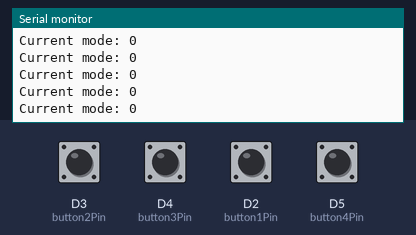
Recording of a sketch running on a simulated ESP8266 (NodeMCU). Parts: the last lines printed to the serial monitor. The test bench sets the inputs (shaded band); at power-on: D2 (button1Pin), D3 (button2Pin), D4 (button3Pin), D5 (button4Pin) HIGH.

Above: at 1.2 s.
1.3 s: D3 (button2Pin) pulled LOW for 0.15 s
At 1.31 s:
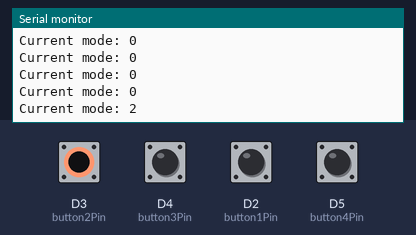
2.9 s: D4 (button3Pin) pulled LOW for 0.15 s
At 2.91 s:
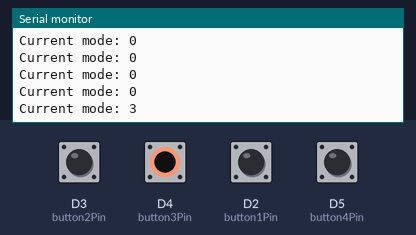
4.5 s: D2 (button1Pin) pulled LOW for 0.15 s
At 4.51 s:
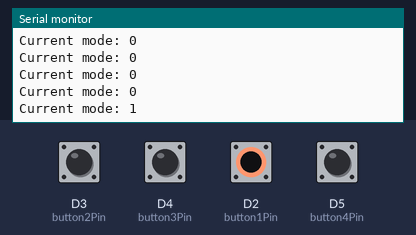
6.1 s: D5 (button4Pin) pulled LOW for 0.15 s
At 6.11 s:
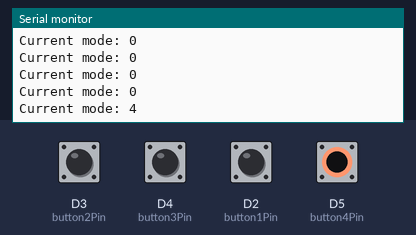
Timing chart, 0 to 8.7 s (numbered marks = the images above; inputs shaded):
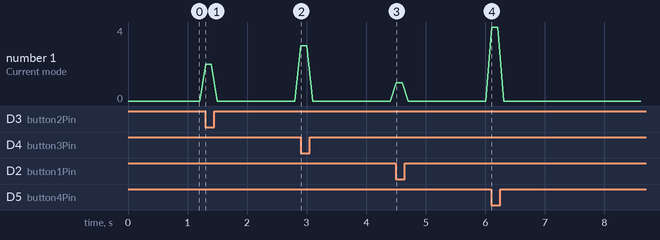

The sketch:

pureSwitchTest.ino
```cpp
const int button1Pin = D2;
const int button2Pin = D3;
const int button3Pin = D4;
const int button4Pin = D5;

uint8_t mode = 0;  // Variable to track mode

void setup() {
  Serial.begin(9600);

  pinMode(button1Pin, INPUT_PULLUP);
  pinMode(button2Pin, INPUT_PULLUP);
  pinMode(button3Pin, INPUT_PULLUP);
  pinMode(button4Pin, INPUT_PULLUP);
}

void loop() {
  // if (digitalRead(button1Pin) == LOW) {
  //   mode = 1;
  // } else if (digitalRead(button2Pin) == LOW) {
  //   mode = 2;
  // } else if (digitalRead(button3Pin) == LOW) {
  //   mode = 3;
  // }else if (digitalRead(button4Pin) == LOW){
  //   mode = 4;
  // }

  mode = ModeDetection();
  // Just for debugging
  Serial.print("Current mode: ");
  Serial.println(mode);

  delay(100); // simple debounce
}

uint8_t ModeDetection()
{
  uint8_t mode = 0;  // Variable to track mode
  if (digitalRead(button1Pin) == LOW) {
    return mode = 1;
  } else if (digitalRead(button2Pin) == LOW) {
    return mode = 2;
  } else if (digitalRead(button3Pin) == LOW) {
    return mode = 3;
  }else if (digitalRead(button4Pin) == LOW){
    return mode = 4;
  }
}
```

Measured:
- after the input at 1.3 s, the serial monitor: prints a new line at once (image 1)
- after the input at 2.9 s, the serial monitor: prints a new line at once (image 2)
- after the input at 4.5 s, the serial monitor: prints a new line at once (image 3)
- after the input at 6.1 s, the serial monitor: prints a new line at once (image 4)
